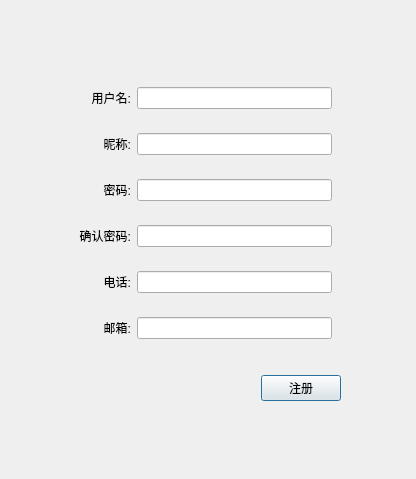
<?xml version="1.0" encoding="UTF-8"?>
<ui version="4.0">
 <class>Register</class>
 <widget class="QDialog" name="Register">
  <property name="geometry">
   <rect>
    <x>0</x>
    <y>0</y>
    <width>416</width>
    <height>479</height>
   </rect>
  </property>
  <property name="windowTitle">
   <string>Dialog</string>
  </property>
  <widget class="QWidget" name="layoutWidget">
   <property name="geometry">
    <rect>
     <x>70</x>
     <y>60</y>
     <width>271</width>
     <height>341</height>
    </rect>
   </property>
   <layout class="QGridLayout" name="gridLayout_2">
    <item row="0" column="0" colspan="2">
     <widget class="QWidget" name="widget" native="true">
      <layout class="QGridLayout" name="gridLayout">
       <item row="0" column="0">
        <widget class="QLabel" name="labe_account_name">
         <property name="text">
          <string>用户名:</string>
         </property>
         <property name="alignment">
          <set>Qt::AlignRight|Qt::AlignTrailing|Qt::AlignVCenter</set>
         </property>
        </widget>
       </item>
       <item row="0" column="1">
        <widget class="QLineEdit" name="lineEdit_name"/>
       </item>
       <item row="1" column="0">
        <widget class="QLabel" name="label_nick_name">
         <property name="text">
          <string>昵称:</string>
         </property>
         <property name="alignment">
          <set>Qt::AlignRight|Qt::AlignTrailing|Qt::AlignVCenter</set>
         </property>
        </widget>
       </item>
       <item row="1" column="1">
        <widget class="QLineEdit" name="lineEdit_nick_name"/>
       </item>
       <item row="2" column="0">
        <widget class="QLabel" name="label_password">
         <property name="text">
          <string>密码:</string>
         </property>
         <property name="alignment">
          <set>Qt::AlignRight|Qt::AlignTrailing|Qt::AlignVCenter</set>
         </property>
        </widget>
       </item>
       <item row="2" column="1">
        <widget class="QLineEdit" name="lineEdit_password">
         <property name="echoMode">
          <enum>QLineEdit::Password</enum>
         </property>
        </widget>
       </item>
       <item row="3" column="0">
        <widget class="QLabel" name="label_password_2">
         <property name="text">
          <string>确认密码:</string>
         </property>
         <property name="alignment">
          <set>Qt::AlignRight|Qt::AlignTrailing|Qt::AlignVCenter</set>
         </property>
        </widget>
       </item>
       <item row="3" column="1">
        <widget class="QLineEdit" name="lineEdit_password_2">
         <property name="echoMode">
          <enum>QLineEdit::Password</enum>
         </property>
        </widget>
       </item>
       <item row="4" column="0">
        <widget class="QLabel" name="label_telephone">
         <property name="text">
          <string>电话:</string>
         </property>
         <property name="alignment">
          <set>Qt::AlignRight|Qt::AlignTrailing|Qt::AlignVCenter</set>
         </property>
        </widget>
       </item>
       <item row="4" column="1">
        <widget class="QLineEdit" name="lineEdit_telephone"/>
       </item>
       <item row="5" column="0">
        <widget class="QLabel" name="label_Email">
         <property name="text">
          <string>邮箱:</string>
         </property>
         <property name="alignment">
          <set>Qt::AlignRight|Qt::AlignTrailing|Qt::AlignVCenter</set>
         </property>
        </widget>
       </item>
       <item row="5" column="1">
        <widget class="QLineEdit" name="lineEdit_email"/>
       </item>
      </layout>
     </widget>
    </item>
    <item row="1" column="0">
     <spacer name="horizontalSpacer">
      <property name="orientation">
       <enum>Qt::Horizontal</enum>
      </property>
      <property name="sizeHint" stdset="0">
       <size>
        <width>40</width>
        <height>20</height>
       </size>
      </property>
     </spacer>
    </item>
    <item row="1" column="1">
     <widget class="QPushButton" name="btn_register">
      <property name="text">
       <string>注册</string>
      </property>
     </widget>
    </item>
   </layout>
  </widget>
 </widget>
 <resources/>
 <connections/>
</ui>
